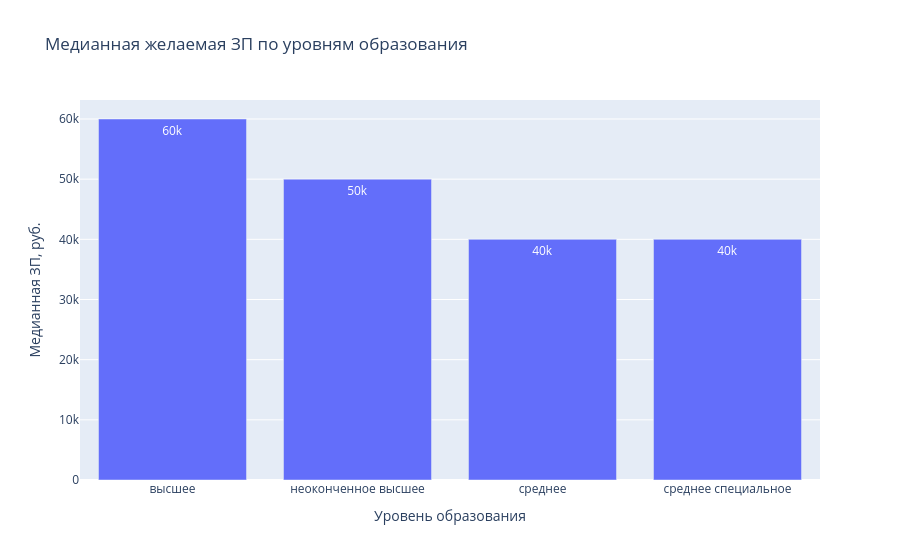

Notebook code cell kept with this figure:
### Markdown cell above
4. Постройте диаграмму, которая показывает зависимость **медианной** желаемой заработной платы (**"ЗП (руб)"**) от уровня образования (**"Образование"**). Используйте для диаграммы данные о резюме, где желаемая заработная плата меньше 1 млн рублей.
*Сделайте выводы по представленной диаграмме: для каких уровней образования наблюдаются наибольшие и наименьшие уровни желаемой заработной платы? Как вы считаете, важен ли признак уровня образования при прогнозировании заработной платы?*

### Code cell
# ваш код здесь

# Задание 4.4 Какая категория образования оплачивается выше всех по медианному показателю?
import plotly.express as px

# Фильтруем данные желаемая ЗП меньше 1 млн руб.
df_filtered = df[df["ЗП (руб)"] < 1_000_000]

# Считаем медианную ЗП по уровням образования
median_by_edu = (
    df_filtered.groupby("Образование")["ЗП (руб)"].median()
    .sort_values(ascending=False)
)

# Диаграмма
fig = px.bar(
    x=median_by_edu.index,
    y=median_by_edu.values,
    title="Медианная желаемая ЗП по уровням образования",
    labels={"x": "Уровень образования", "y": "Медианная ЗП, руб."},
    text_auto=True
)
fig.show()

print("Медианная ЗП по уровням образования:")
print(median_by_edu.round(0).astype(int))

### Figure 1 — Plotly figure (JSON) as saved in the notebook; plotly's stock layout.template omitted (floating-point values rounded to 4 significant figures)
{"data": [{"hovertemplate": "Уровень образования=%{x}<br>Медианная ЗП, руб.=%{y}<extra></extra>", "legendgroup": "", "marker": {"color": "#636efa", "pattern": {"shape": ""}}, "name": "", "orientation": "v", "showlegend": false, "textposition": "auto", "texttemplate": "%{y}", "type": "bar", "x": ["высшее", "неоконченное высшее", "среднее", "среднее специальное"], "xaxis": "x", "y": [60000.0, 50000.0, 40000.0, 40000.0], "yaxis": "y"}], "layout": {"barmode": "relative", "legend": {"tracegroupgap": 0}, "title": {"text": "Медианная желаемая ЗП по уровням образования"}, "xaxis": {"anchor": "y", "domain": [0, 1], "title": {"text": "Уровень образования"}}, "yaxis": {"anchor": "x", "domain": [0, 1], "title": {"text": "Медианная ЗП, руб."}}}}
